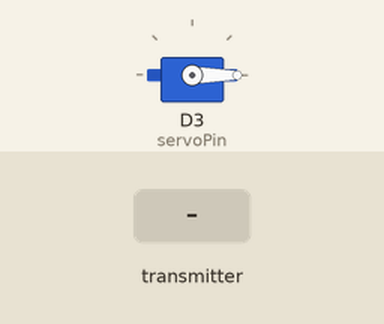
Recording of a sketch running on a simulated ESP8266 (NodeMCU). Shown: servo. Inputs (shaded band) come from the test bench. No radio packets arrive unless stated.

Above: at 1.2 s.
1.3 s: the transmitter starts sending receivedCommand = 1
At 2.1 s:
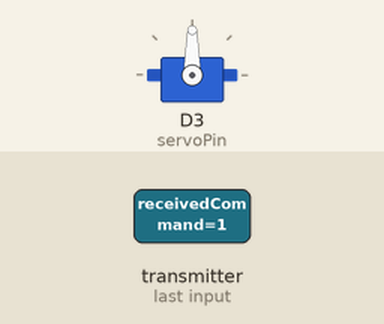
4.3 s: the transmitter starts sending receivedCommand = 0
At 5.1 s:
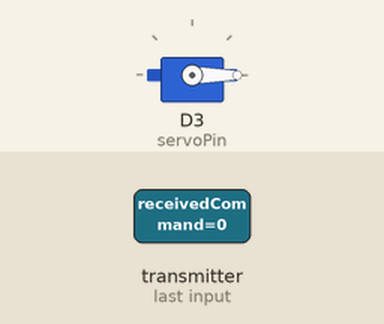
Timing chart, 0 to 7.3 s (numbered marks = the images above; inputs shaded):
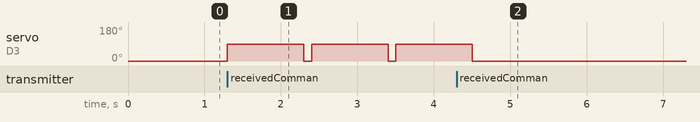

Measured:
- after the input at 1.3 s, servo on D3 (servoPin): alternates 90° for 1.0 s and 0° for 0.10 s, starting at once
- after the input at 4.3 s, servo on D3 (servoPin): goes on until 4.5 s, then stays 0°

The sketch:

buzzer_nodemcu.ino
```cpp
#include <SPI.h>
#include <nRF24L01.h>
#include <RF24.h>
#include <Servo.h>

#define CE_PIN D2
#define CSN_PIN D1
#define servoPin D3

RF24 radio(CE_PIN, CSN_PIN);
const byte address[6] = "00001";

Servo myServo;
int receivedCommand = 0;

void setup() {
  Serial.begin(9600);

  myServo.attach(servoPin);
  myServo.write(0);

  radio.begin();
  radio.openReadingPipe(1, address);
  radio.setPALevel(RF24_PA_LOW);
  radio.startListening();
}

void loop() {
  if (radio.available()) {
    radio.read(&receivedCommand, sizeof(receivedCommand));
    if (receivedCommand == 1) {
      myServo.write(90);
      delay(1000);
      myServo.write(0);

      radio.stopListening();
      int melodyCommand = 2;
      radio.write(&melodyCommand, sizeof(melodyCommand));
      delay(100);
      radio.startListening();
    }
  }
}
```
